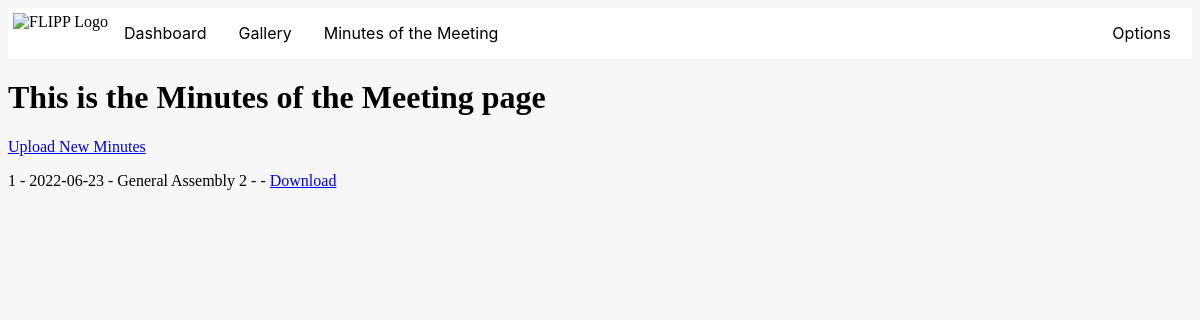
Page /minutes (signed in) on the committed database.
### app.py (models this page shows)
class Minutes(db.Model, UserMixin):
    id = db.Column(db.Integer, primary_key=True)
    date = db.Column(db.String(20), nullable=False)
    filename = db.Column(db.String(30), nullable=False)
    file = db.Column(db.LargeBinary, nullable=False)
    details = db.Column(db.String, nullable=False)

### app.py (the view)
@app.route('/minutes', methods=["GET"])
@login_required
def minutes():
    files = Minutes.query.all()
    return render_template("minutes.html", files=files)

### app.py (called while the page is built)
@login_manager.user_loader
def load_user(user_id):
    return User.query.get(int(user_id))

### templates/minutes.html
{% extends 'base2.html'%} {% block title %} Minutes {% endblock %}
{% block content %}
<h1>This is the Minutes of the Meeting page</h1>
 <a href="{{ url_for('upload_minutes') }}">Upload New Minutes</a>
 {% for file in files %}
 <p>{{ file.id }} - {{ file.date }} - {{ file.details }} - {{ file.FileName }} - <a href="{{url_for('download_file', file_id=file.id)}}">Download</a></p>
 {% endfor %}
{% endblock %}

### static/navbar/navbar.css (style rules this page uses)
body { background-color: rgb(247, 247, 247); }

### rows in the picture
Minutes: id "1", date "2022-06-23", details "General Assembly 2"
